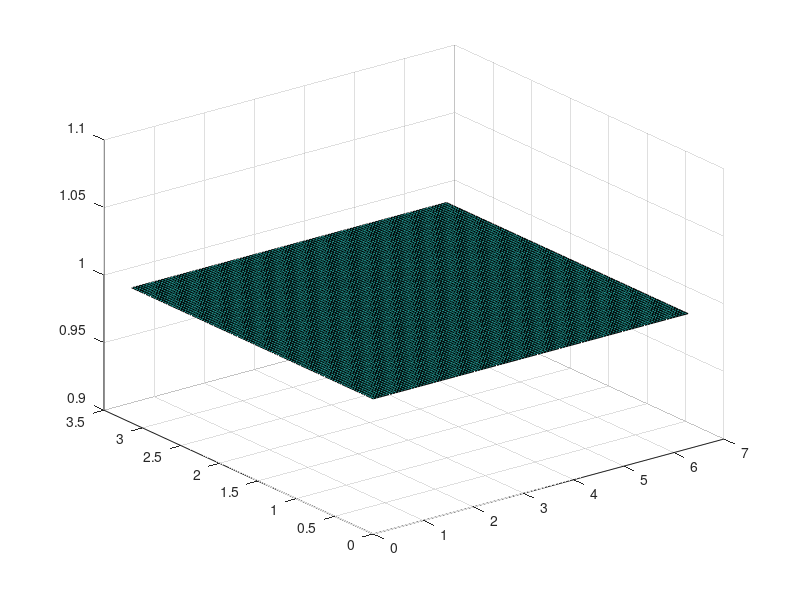
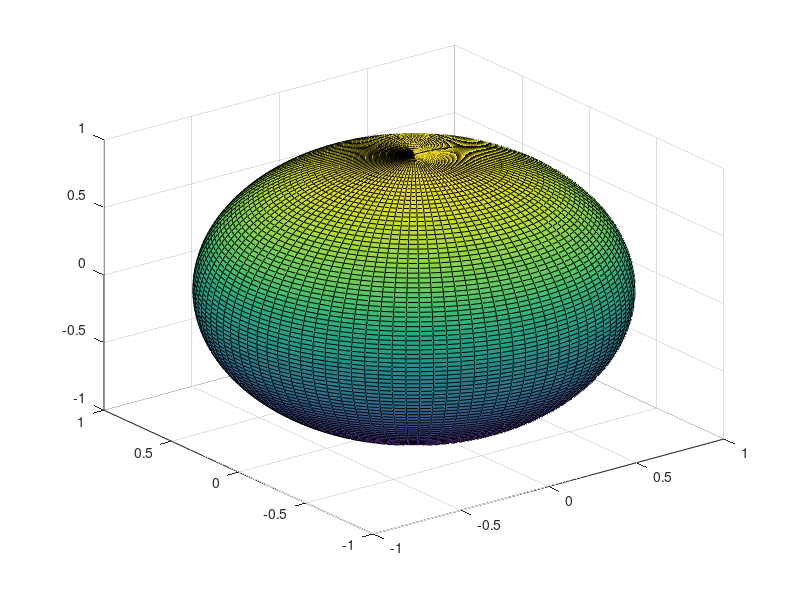

Write the MATLAB code that produced these figures, in order.
%2014 PyR 04

clc
close all
clear all

inc_t = pi / 100;
inc_p = (2 * pi) / 100;

theta = 0:inc_t:pi;
phi = 0:inc_p:(2 * pi);

for m = 1:length(theta)

    for n = 1:length(phi)
        f(m, n) = 1;
    end

end

surf(phi, theta, f)

% dimensionesf=length(f);
% numFilas=dimensionesf(1);
% numCol=dimensionesf(2);
%
% for i=1:1:numFilas
%     for j=1:1:numCol
%         x=r*sin(theta)*cos(phi);
%         y=r*sin(theta)*sin(phi);
%         z=r*cos(theta);
%     end
% end

for m = 1:length(theta)

    for n = 1:length(phi)
        x(m, n) = f(m, n) * sin(theta(m)) * cos(phi(n));
        y(m, n) = f(m, n) * sin(theta(m)) * sin(phi(n));
        z(m, n) = f(m, n) * cos(theta(m));
    end

end

figure

surf(x, y, z)
